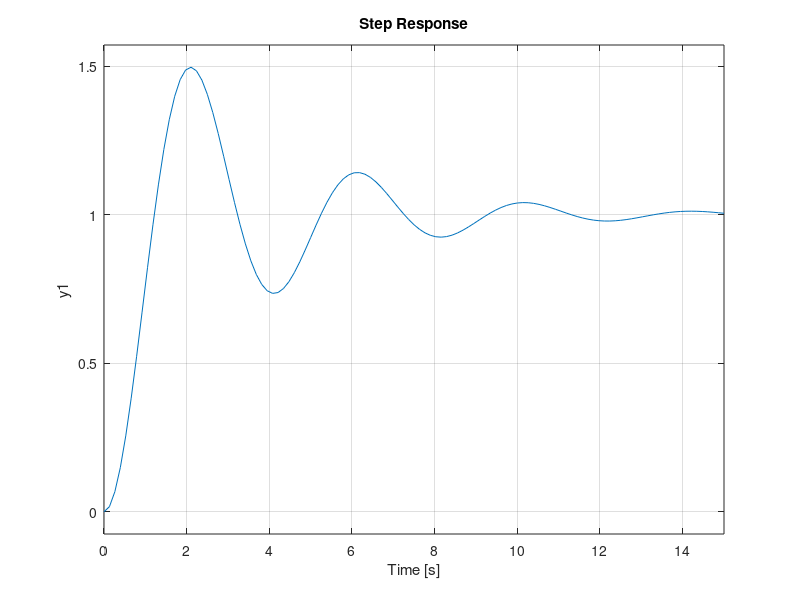

MATLAB code to generate this figure:
%% C6_Ej4_Estado -- Notas: sección 6.6 (error en espacio de estado)
% QUÉ HACE   Con A = [0 1; -2 -3], B = [0; 1], C = [2 0] y u = r - y, halla el
%            estado estacionario imponiendo x' = 0; luego agrega un estado
%            integrador x3' = r - y con u = r - y + Ki x3.
% OBSERVE    El mismo error que con kp, sin pasar por la función de transferencia.
% ESPERADO   kp = 1, ess = 0.5, x_ss = [0.25; 0]. Aumentado: s^3 + 3s^2 + 4s + 2Ki,
%            estable para 0 < Ki < 6; con Ki = 3, y_ss = 1 (error nulo).
% EXPLORE    ¿Qué pasa con el transitorio al acercar Ki a 6?
clear; close all; clc;
if ~exist('constantesError', 'file'), addpath(fullfile(fileparts(mfilename('fullpath')), '..', 'comun')); end
A = [0 1; -2 -3];  B = [0; 1];  C = [2 0];

% [ini:estacionario]
Acl = A - B*C;                                  % u = r - Cx
xss = -Acl\B                                    % 0 = Acl x + B r, con r = 1
ess = 1 - C*xss                                 % 0.5 = 1/(1 + kp), kp = 1
% [fin:estacionario]

% [ini:integral]
Ki = 3;
Aa = [A - B*C, B*Ki; -C, 0];  Ba = [B; 1];  Ca = [C 0];
poly(Aa)                                        % [1 3 4 2Ki]
eig(Aa)
yss = Ca*(-Aa\Ba)                               % 1: error nulo
step(ss(Aa, Ba, Ca, 0), 15); grid on;
% [fin:integral]
